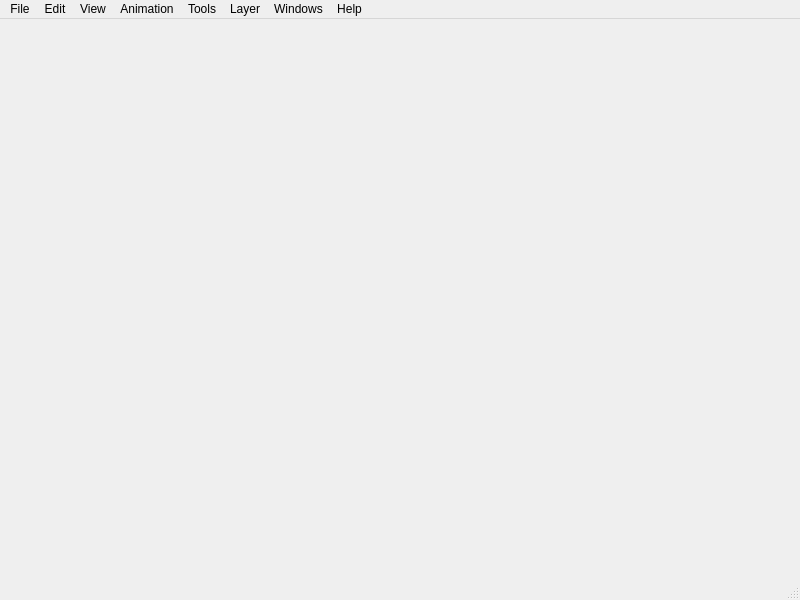
<?xml version="1.0" encoding="UTF-8"?>
<ui version="4.0">
 <class>MainWindow2</class>
 <widget class="QMainWindow" name="MainWindow2">
  <property name="geometry">
   <rect>
    <x>0</x>
    <y>0</y>
    <width>800</width>
    <height>600</height>
   </rect>
  </property>
  <property name="windowTitle">
   <string>MainWindow</string>
  </property>
  <property name="styleSheet">
   <string notr="true">this-&gt;setStyleSheet(&quot;background-color:yellow;&quot;);</string>
  </property>
  <widget class="BackgroundWidget" name="background">
   <layout class="QVBoxLayout" name="layout">
    <property name="spacing">
     <number>0</number>
    </property>
    <property name="leftMargin">
     <number>0</number>
    </property>
    <property name="topMargin">
     <number>0</number>
    </property>
    <property name="rightMargin">
     <number>0</number>
    </property>
    <property name="bottomMargin">
     <number>0</number>
    </property>
    <item>
     <widget class="ScribbleArea" name="scribbleArea" native="true">
      <property name="focusPolicy">
       <enum>Qt::StrongFocus</enum>
      </property>
     </widget>
    </item>
   </layout>
  </widget>
  <widget class="QStatusBar" name="statusbar"/>
  <widget class="QMenuBar" name="menubar">
   <property name="geometry">
    <rect>
     <x>0</x>
     <y>0</y>
     <width>800</width>
     <height>21</height>
    </rect>
   </property>
   <widget class="QMenu" name="menuFile">
    <property name="title">
     <string>File</string>
    </property>
    <widget class="QMenu" name="menuImport">
     <property name="title">
      <string>Import</string>
     </property>
     <addaction name="separator"/>
     <addaction name="actionImport_Image"/>
     <addaction name="actionImport_ImageSeq"/>
     <addaction name="actionImport_Movie"/>
     <addaction name="actionImport_Gif"/>
     <addaction name="actionImport_Sound"/>
     <addaction name="separator"/>
     <addaction name="actionImport_Palette"/>
    </widget>
    <widget class="QMenu" name="menuExport">
     <property name="title">
      <string>Export</string>
     </property>
     <addaction name="separator"/>
     <addaction name="actionExport_Movie"/>
     <addaction name="actionExport_ImageSeq"/>
     <addaction name="actionExport_Image"/>
     <addaction name="actionExport_Animated_GIF"/>
     <addaction name="separator"/>
     <addaction name="actionExport_Palette"/>
    </widget>
    <addaction name="actionNew"/>
    <addaction name="actionOpen"/>
    <addaction name="actionSave"/>
    <addaction name="actionSave_as"/>
    <addaction name="separator"/>
    <addaction name="menuImport"/>
    <addaction name="menuExport"/>
    <addaction name="separator"/>
    <addaction name="separator"/>
    <addaction name="actionExit"/>
   </widget>
   <widget class="QMenu" name="menuEdit">
    <property name="title">
     <string>Edit</string>
    </property>
    <widget class="QMenu" name="menuSelection">
     <property name="title">
      <string>Selection</string>
     </property>
     <addaction name="actionFlip_X"/>
     <addaction name="actionFlip_Y"/>
    </widget>
    <addaction name="actionUndo"/>
    <addaction name="actionRedo"/>
    <addaction name="separator"/>
    <addaction name="actionCut"/>
    <addaction name="actionCopy"/>
    <addaction name="actionPaste"/>
    <addaction name="actionClearFrame"/>
    <addaction name="separator"/>
    <addaction name="menuSelection"/>
    <addaction name="separator"/>
    <addaction name="actionSelect_All"/>
    <addaction name="actionDeselect_All"/>
    <addaction name="separator"/>
    <addaction name="actionPreference"/>
   </widget>
   <widget class="QMenu" name="menuView">
    <property name="title">
     <string>View</string>
    </property>
    <widget class="QMenu" name="menuOnion_Skin">
     <property name="title">
      <string>Onion Skin</string>
     </property>
     <addaction name="actionOnionPrev"/>
     <addaction name="actionOnionNext"/>
     <addaction name="actionMultiLayerOnionSkin"/>
    </widget>
    <addaction name="actionReset_View"/>
    <addaction name="separator"/>
    <addaction name="actionZoom_In"/>
    <addaction name="actionZoom_Out"/>
    <addaction name="separator"/>
    <addaction name="actionRotate_Clockwise"/>
    <addaction name="actionRotate_Anticlosewise"/>
    <addaction name="separator"/>
    <addaction name="actionHorizontal_Flip"/>
    <addaction name="actionVertical_Flip"/>
    <addaction name="separator"/>
    <addaction name="actionPreview"/>
    <addaction name="separator"/>
    <addaction name="actionGrid"/>
    <addaction name="separator"/>
    <addaction name="menuOnion_Skin"/>
   </widget>
   <widget class="QMenu" name="menuAnimation">
    <property name="title">
     <string>Animation</string>
    </property>
    <addaction name="actionPlay"/>
    <addaction name="actionLoop"/>
    <addaction name="actionLoopControl"/>
    <addaction name="separator"/>
    <addaction name="actionNext_Frame"/>
    <addaction name="actionPrevious_Frame"/>
    <addaction name="actionNext_KeyFrame"/>
    <addaction name="actionPrev_KeyFrame"/>
    <addaction name="separator"/>
    <addaction name="actionAdd_Frame"/>
    <addaction name="actionDuplicate_Frame"/>
    <addaction name="actionRemove_Frame"/>
    <addaction name="separator"/>
    <addaction name="actionMove_Frame_Forward"/>
    <addaction name="actionMove_Frame_Backward"/>
   </widget>
   <widget class="QMenu" name="menuTools">
    <property name="title">
     <string>Tools</string>
    </property>
    <addaction name="actionMove"/>
    <addaction name="actionSelect"/>
    <addaction name="actionBrush"/>
    <addaction name="actionPolyline"/>
    <addaction name="actionSmudge"/>
    <addaction name="actionPen"/>
    <addaction name="actionHand"/>
    <addaction name="actionPencil"/>
    <addaction name="actionBucket"/>
    <addaction name="actionEyedropper"/>
    <addaction name="actionEraser"/>
    <addaction name="actionPrevious_Tool"/>
    <addaction name="separator"/>
    <addaction name="actionResetToolsDefault"/>
   </widget>
   <widget class="QMenu" name="menuLayer">
    <property name="title">
     <string>Layer</string>
    </property>
    <addaction name="actionNew_Bitmap_Layer"/>
    <addaction name="actionNew_Vector_Layer"/>
    <addaction name="actionNew_Sound_Layer"/>
    <addaction name="actionNew_Camera_Layer"/>
    <addaction name="separator"/>
    <addaction name="actionDelete_Current_Layer"/>
   </widget>
   <widget class="QMenu" name="menuHelp">
    <property name="title">
     <string>Help</string>
    </property>
    <addaction name="actionHelp"/>
    <addaction name="actionQuick_Guide"/>
    <addaction name="separator"/>
    <addaction name="actionWebsite"/>
    <addaction name="actionReport_Bug"/>
    <addaction name="separator"/>
    <addaction name="actionAbout"/>
   </widget>
   <widget class="QMenu" name="menuWindows">
    <property name="title">
     <string>Windows</string>
    </property>
    <addaction name="actionReset_Windows"/>
   </widget>
   <addaction name="menuFile"/>
   <addaction name="menuEdit"/>
   <addaction name="menuView"/>
   <addaction name="menuAnimation"/>
   <addaction name="menuTools"/>
   <addaction name="menuLayer"/>
   <addaction name="menuWindows"/>
   <addaction name="menuHelp"/>
  </widget>
  <action name="actionNew">
   <property name="icon">
    <iconset resource="../data/app.qrc">
     <normaloff>:/icons/new.png</normaloff>:/icons/new.png</iconset>
   </property>
   <property name="text">
    <string>New</string>
   </property>
  </action>
  <action name="actionOpen">
   <property name="icon">
    <iconset resource="../data/app.qrc">
     <normaloff>:/icons/open.png</normaloff>:/icons/open.png</iconset>
   </property>
   <property name="text">
    <string>Open</string>
   </property>
  </action>
  <action name="actionSave">
   <property name="icon">
    <iconset resource="../data/app.qrc">
     <normaloff>:/icons/save.png</normaloff>:/icons/save.png</iconset>
   </property>
   <property name="text">
    <string>Save</string>
   </property>
  </action>
  <action name="actionSave_as">
   <property name="icon">
    <iconset resource="../data/app.qrc">
     <normaloff>:/icons/saveas.png</normaloff>:/icons/saveas.png</iconset>
   </property>
   <property name="text">
    <string>Save As...</string>
   </property>
  </action>
  <action name="actionExit">
   <property name="icon">
    <iconset resource="../data/app.qrc">
     <normaloff>:/icons/exit.png</normaloff>:/icons/exit.png</iconset>
   </property>
   <property name="text">
    <string>Exit</string>
   </property>
  </action>
  <action name="actionExport_ImageSeq">
   <property name="text">
    <string>Image Sequence...</string>
   </property>
  </action>
  <action name="actionExport_Image">
   <property name="text">
    <string>Image...</string>
   </property>
  </action>
  <action name="actionExport_Movie">
   <property name="text">
    <string>Movie...</string>
   </property>
   <property name="visible">
    <bool>true</bool>
   </property>
  </action>
  <action name="actionExport_Palette">
   <property name="text">
    <string>Palette...</string>
   </property>
  </action>
  <action name="actionImport_Image">
   <property name="text">
    <string>Image...</string>
   </property>
  </action>
  <action name="actionImport_ImageSeq">
   <property name="text">
    <string>Image Sequence...</string>
   </property>
  </action>
  <action name="actionImport_Movie">
   <property name="text">
    <string>Movie...</string>
   </property>
   <property name="visible">
    <bool>false</bool>
   </property>
  </action>
  <action name="actionImport_Sound">
   <property name="text">
    <string>Sound...</string>
   </property>
  </action>
  <action name="actionImport_Palette">
   <property name="text">
    <string>Palette...</string>
   </property>
  </action>
  <action name="actionUndo">
   <property name="icon">
    <iconset resource="../data/app.qrc">
     <normaloff>:/icons/undo.png</normaloff>:/icons/undo.png</iconset>
   </property>
   <property name="text">
    <string>Undo</string>
   </property>
  </action>
  <action name="actionRedo">
   <property name="enabled">
    <bool>false</bool>
   </property>
   <property name="icon">
    <iconset resource="../data/app.qrc">
     <normaloff>:/icons/redo.png</normaloff>:/icons/redo.png</iconset>
   </property>
   <property name="text">
    <string>Redo</string>
   </property>
  </action>
  <action name="actionCut">
   <property name="icon">
    <iconset resource="../data/app.qrc">
     <normaloff>:/icons/cut.png</normaloff>:/icons/cut.png</iconset>
   </property>
   <property name="text">
    <string>Cut</string>
   </property>
  </action>
  <action name="actionCopy">
   <property name="icon">
    <iconset resource="../data/app.qrc">
     <normaloff>:/icons/copy.png</normaloff>:/icons/copy.png</iconset>
   </property>
   <property name="text">
    <string>Copy</string>
   </property>
  </action>
  <action name="actionPaste">
   <property name="icon">
    <iconset resource="../data/app.qrc">
     <normaloff>:/icons/paste.png</normaloff>:/icons/paste.png</iconset>
   </property>
   <property name="text">
    <string>Paste</string>
   </property>
  </action>
  <action name="actionCrop">
   <property name="text">
    <string>Crop</string>
   </property>
  </action>
  <action name="actionCrop_To_Selection">
   <property name="text">
    <string>Crop To Selection</string>
   </property>
  </action>
  <action name="actionSelect_All">
   <property name="text">
    <string>Select All</string>
   </property>
  </action>
  <action name="actionDeselect_All">
   <property name="text">
    <string>Deselect All</string>
   </property>
  </action>
  <action name="actionClearFrame">
   <property name="icon">
    <iconset resource="../data/app.qrc">
     <normaloff>:/icons/clear.png</normaloff>:/icons/clear.png</iconset>
   </property>
   <property name="text">
    <string>Clear Frame</string>
   </property>
  </action>
  <action name="actionPreference">
   <property name="text">
    <string>Preferences</string>
   </property>
   <property name="menuRole">
    <enum>QAction::PreferencesRole</enum>
   </property>
  </action>
  <action name="actionReset_Windows">
   <property name="text">
    <string>Reset Windows</string>
   </property>
  </action>
  <action name="actionZoom_In">
   <property name="icon">
    <iconset resource="../data/app.qrc">
     <normaloff>:/icons/magnify.png</normaloff>:/icons/magnify.png</iconset>
   </property>
   <property name="text">
    <string>Zoom In</string>
   </property>
  </action>
  <action name="actionZoom_Out">
   <property name="icon">
    <iconset resource="../data/app.qrc">
     <normaloff>:/icons/magnify.png</normaloff>:/icons/magnify.png</iconset>
   </property>
   <property name="text">
    <string>Zoom Out</string>
   </property>
  </action>
  <action name="actionRotate_Clockwise">
   <property name="text">
    <string>Rotate Clockwise</string>
   </property>
  </action>
  <action name="actionRotate_Anticlosewise">
   <property name="text">
    <string>Rotate AntiClosewise</string>
   </property>
  </action>
  <action name="actionReset_View">
   <property name="text">
    <string>Reset Zoom/Rotate</string>
   </property>
  </action>
  <action name="actionHorizontal_Flip">
   <property name="icon">
    <iconset>
     <normaloff>:/icons/mirror.png</normaloff>:/icons/mirror.png</iconset>
   </property>
   <property name="text">
    <string>Horizontal Flip</string>
   </property>
  </action>
  <action name="actionVertical_Flip">
   <property name="icon">
    <iconset>
     <normaloff>:/icons/mirrorV.png</normaloff>:/icons/mirrorV.png</iconset>
   </property>
   <property name="text">
    <string>Vertical Flip</string>
   </property>
  </action>
  <action name="actionPreview">
   <property name="enabled">
    <bool>false</bool>
   </property>
   <property name="text">
    <string>Preview</string>
   </property>
  </action>
  <action name="actionGrid">
   <property name="checkable">
    <bool>true</bool>
   </property>
   <property name="text">
    <string>Grid</string>
   </property>
  </action>
  <action name="actionOnionPrev">
   <property name="checkable">
    <bool>true</bool>
   </property>
   <property name="icon">
    <iconset resource="../data/app.qrc">
     <normaloff>:/app/icons/onionPrev.png</normaloff>:/app/icons/onionPrev.png</iconset>
   </property>
   <property name="text">
    <string>Previous</string>
   </property>
   <property name="statusTip">
    <string>Show previous onion skin</string>
   </property>
  </action>
  <action name="actionOnionNext">
   <property name="checkable">
    <bool>true</bool>
   </property>
   <property name="icon">
    <iconset resource="../data/app.qrc">
     <normaloff>:/app/icons/onionNext.png</normaloff>:/app/icons/onionNext.png</iconset>
   </property>
   <property name="text">
    <string>Next</string>
   </property>
   <property name="statusTip">
    <string>Show next onion skin</string>
   </property>
  </action>
  <action name="actionPlay">
   <property name="icon">
    <iconset resource="../data/app.qrc">
     <normaloff>:/icons/controls/play.png</normaloff>:/icons/controls/play.png</iconset>
   </property>
   <property name="text">
    <string>Play</string>
   </property>
  </action>
  <action name="actionLoop">
   <property name="checkable">
    <bool>true</bool>
   </property>
   <property name="icon">
    <iconset resource="../data/app.qrc">
     <normaloff>:/icons/controls/loop.png</normaloff>:/icons/controls/loop.png</iconset>
   </property>
   <property name="text">
    <string>Loop</string>
   </property>
  </action>
  <action name="actionNext_Frame">
   <property name="icon">
    <iconset resource="../data/app.qrc">
     <normaloff>:/icons/next.png</normaloff>:/icons/next.png</iconset>
   </property>
   <property name="text">
    <string>Next Frame</string>
   </property>
  </action>
  <action name="actionPrevious_Frame">
   <property name="icon">
    <iconset resource="../data/app.qrc">
     <normaloff>:/icons/prev.png</normaloff>:/icons/prev.png</iconset>
   </property>
   <property name="text">
    <string>Previous Frame</string>
   </property>
  </action>
  <action name="actionExtend_Frame">
   <property name="text">
    <string>Extend Frame</string>
   </property>
  </action>
  <action name="actionAdd_Frame">
   <property name="icon">
    <iconset resource="../data/app.qrc">
     <normaloff>:/icons/add.png</normaloff>:/icons/add.png</iconset>
   </property>
   <property name="text">
    <string>Add Frame</string>
   </property>
  </action>
  <action name="actionDuplicate_Frame">
   <property name="icon">
    <iconset resource="../data/app.qrc">
     <normaloff>:/icons/controls/duplicate.png</normaloff>:/icons/controls/duplicate.png</iconset>
   </property>
   <property name="text">
    <string>Duplicate Frame</string>
   </property>
  </action>
  <action name="actionRemove_Frame">
   <property name="icon">
    <iconset resource="../data/app.qrc">
     <normaloff>:/icons/remove.png</normaloff>:/icons/remove.png</iconset>
   </property>
   <property name="text">
    <string>Remove Frame</string>
   </property>
  </action>
  <action name="actionMove">
   <property name="icon">
    <iconset resource="../data/app.qrc">
     <normaloff>:/icons/new/svg/arrow.svg</normaloff>:/icons/new/svg/arrow.svg</iconset>
   </property>
   <property name="text">
    <string>Move</string>
   </property>
  </action>
  <action name="actionClear">
   <property name="icon">
    <iconset resource="../data/app.qrc">
     <normaloff>:/icons/clear.png</normaloff>:/icons/clear.png</iconset>
   </property>
   <property name="text">
    <string>Clear Frame</string>
   </property>
  </action>
  <action name="actionSelect">
   <property name="icon">
    <iconset resource="../data/app.qrc">
     <normaloff>:/icons/new/svg/selection.svg</normaloff>:/icons/new/svg/selection.svg</iconset>
   </property>
   <property name="text">
    <string>Select</string>
   </property>
  </action>
  <action name="actionBrush">
   <property name="icon">
    <iconset resource="../data/app.qrc">
     <normaloff>:/icons/new/svg/brush_detailed.svg</normaloff>:/icons/new/svg/brush_detailed.svg</iconset>
   </property>
   <property name="text">
    <string>Brush</string>
   </property>
  </action>
  <action name="actionPolyline">
   <property name="icon">
    <iconset resource="../data/app.qrc">
     <normaloff>:/icons/new/svg/line.svg</normaloff>:/icons/new/svg/line.svg</iconset>
   </property>
   <property name="text">
    <string>Polyline</string>
   </property>
  </action>
  <action name="actionSmudge">
   <property name="icon">
    <iconset resource="../data/app.qrc">
     <normaloff>:/icons/new/svg/smudge_detailed.svg</normaloff>:/icons/new/svg/smudge_detailed.svg</iconset>
   </property>
   <property name="text">
    <string>Smudge</string>
   </property>
  </action>
  <action name="actionPen">
   <property name="icon">
    <iconset resource="../data/app.qrc">
     <normaloff>:/icons/new/svg/pen_detailed.svg</normaloff>:/icons/new/svg/pen_detailed.svg</iconset>
   </property>
   <property name="text">
    <string>Pen</string>
   </property>
  </action>
  <action name="actionHand">
   <property name="icon">
    <iconset resource="../data/app.qrc">
     <normaloff>:/icons/new/svg/hand_detailed.svg</normaloff>:/icons/new/svg/hand_detailed.svg</iconset>
   </property>
   <property name="text">
    <string>Hand</string>
   </property>
  </action>
  <action name="actionPencil">
   <property name="icon">
    <iconset resource="../data/app.qrc">
     <normaloff>:/icons/new/svg/pencil_detailed.svg</normaloff>:/icons/new/svg/pencil_detailed.svg</iconset>
   </property>
   <property name="text">
    <string>Pencil</string>
   </property>
  </action>
  <action name="actionBucket">
   <property name="icon">
    <iconset resource="../data/app.qrc">
     <normaloff>:/icons/new/svg/bucket_detailed.svg</normaloff>:/icons/new/svg/bucket_detailed.svg</iconset>
   </property>
   <property name="text">
    <string>Bucket</string>
   </property>
  </action>
  <action name="actionEyedropper">
   <property name="icon">
    <iconset resource="../data/app.qrc">
     <normaloff>:/icons/new/svg/eyedropper_detailed.svg</normaloff>:/icons/new/svg/eyedropper_detailed.svg</iconset>
   </property>
   <property name="text">
    <string>Eyedropper</string>
   </property>
  </action>
  <action name="actionEraser">
   <property name="icon">
    <iconset resource="../data/app.qrc">
     <normaloff>:/icons/new/svg/eraser_detailed.svg</normaloff>:/icons/new/svg/eraser_detailed.svg</iconset>
   </property>
   <property name="text">
    <string>Eraser</string>
   </property>
  </action>
  <action name="actionNew_Bitmap_Layer">
   <property name="icon">
    <iconset resource="../data/app.qrc">
     <normaloff>:/icons/layer-bitmap.png</normaloff>:/icons/layer-bitmap.png</iconset>
   </property>
   <property name="text">
    <string>New Bitmap Layer</string>
   </property>
  </action>
  <action name="actionNew_Vector_Layer">
   <property name="icon">
    <iconset resource="../data/app.qrc">
     <normaloff>:/icons/layer-vector.png</normaloff>:/icons/layer-vector.png</iconset>
   </property>
   <property name="text">
    <string>New Vector Layer</string>
   </property>
  </action>
  <action name="actionNew_Sound_Layer">
   <property name="icon">
    <iconset resource="../data/app.qrc">
     <normaloff>:/icons/layer-sound.png</normaloff>:/icons/layer-sound.png</iconset>
   </property>
   <property name="text">
    <string>New Sound Layer</string>
   </property>
  </action>
  <action name="actionNew_Camera_Layer">
   <property name="icon">
    <iconset resource="../data/app.qrc">
     <normaloff>:/icons/layer-camera.png</normaloff>:/icons/layer-camera.png</iconset>
   </property>
   <property name="text">
    <string>New Camera Layer</string>
   </property>
  </action>
  <action name="actionDelete_Current_Layer">
   <property name="text">
    <string>Delete Current Layer</string>
   </property>
  </action>
  <action name="actionHelp">
   <property name="text">
    <string>Help</string>
   </property>
  </action>
  <action name="actionAbout">
   <property name="text">
    <string>About</string>
   </property>
  </action>
  <action name="actionResetToolsDefault">
   <property name="text">
    <string>Reset to default</string>
   </property>
   <property name="toolTip">
    <string>Reset to default</string>
   </property>
  </action>
  <action name="actionNext_KeyFrame">
   <property name="icon">
    <iconset>
     <normalon>:/icons/next.png</normalon>
    </iconset>
   </property>
   <property name="text">
    <string>Next KeyFrame</string>
   </property>
   <property name="toolTip">
    <string>Next KeyFrame</string>
   </property>
  </action>
  <action name="actionPrev_KeyFrame">
   <property name="icon">
    <iconset>
     <normalon>:/icons/prev.png</normalon>
    </iconset>
   </property>
   <property name="text">
    <string>Previous KeyFrame</string>
   </property>
   <property name="toolTip">
    <string>Previous KeyFrame</string>
   </property>
  </action>
  <action name="actionMultiLayerOnionSkin">
   <property name="checkable">
    <bool>true</bool>
   </property>
   <property name="checked">
    <bool>true</bool>
   </property>
   <property name="text">
    <string>MultiLayer Onion Skin</string>
   </property>
  </action>
  <action name="actionLoopControl">
   <property name="checkable">
    <bool>true</bool>
   </property>
   <property name="enabled">
    <bool>true</bool>
   </property>
   <property name="text">
    <string>Range</string>
   </property>
  </action>
  <action name="actionToolsWidget">
   <property name="checkable">
    <bool>true</bool>
   </property>
   <property name="text">
    <string>Tools</string>
   </property>
  </action>
  <action name="actionTimeline">
   <property name="checkable">
    <bool>true</bool>
   </property>
   <property name="text">
    <string>Timeline</string>
   </property>
  </action>
  <action name="actionOptionsWidget">
   <property name="checkable">
    <bool>true</bool>
   </property>
   <property name="text">
    <string>Options</string>
   </property>
  </action>
  <action name="actionColorWheel">
   <property name="checkable">
    <bool>true</bool>
   </property>
   <property name="text">
    <string>Color Wheel</string>
   </property>
  </action>
  <action name="actionColorPalette">
   <property name="checkable">
    <bool>true</bool>
   </property>
   <property name="text">
    <string>Color Palette</string>
   </property>
  </action>
  <action name="actionDisplayOptions">
   <property name="checkable">
    <bool>true</bool>
   </property>
   <property name="text">
    <string>Display Options</string>
   </property>
  </action>
  <action name="actionFlip_X">
   <property name="text">
    <string>Flip X</string>
   </property>
  </action>
  <action name="actionFlip_Y">
   <property name="text">
    <string>Flip Y</string>
   </property>
  </action>
  <action name="actionMove_Frame_Forward">
   <property name="text">
    <string>Move Frame Forward</string>
   </property>
  </action>
  <action name="actionMove_Frame_Backward">
   <property name="text">
    <string>Move Frame Backward</string>
   </property>
  </action>
  <action name="actionWebsite">
   <property name="text">
    <string>Pencil2D Website</string>
   </property>
  </action>
  <action name="actionReport_Bug">
   <property name="text">
    <string>Report a Bug</string>
   </property>
  </action>
  <action name="actionQuick_Guide">
   <property name="text">
    <string>Quick Reference Guide</string>
   </property>
   <property name="shortcut">
    <string>F1</string>
   </property>
  </action>
  <action name="actionImport_Gif">
   <property name="text">
    <string>Animated GIF...</string>
   </property>
  </action>
  <action name="actionExport_Animated_GIF">
   <property name="text">
    <string>Animated GIF...</string>
   </property>
  </action>
  <action name="actionPrevious_Tool">
   <property name="text">
    <string>Revert to previous tool</string>
   </property>
   <property name="toolTip">
    <string>Makes the previous tool the current one</string>
   </property>
  </action>
 </widget>
 <customwidgets>
  <customwidget>
   <class>BackgroundWidget</class>
   <extends>QWidget</extends>
   <header>backgroundwidget.h</header>
   <container>1</container>
  </customwidget>
  <customwidget>
   <class>ScribbleArea</class>
   <extends>QWidget</extends>
   <header>scribblearea.h</header>
   <container>1</container>
  </customwidget>
 </customwidgets>
 <resources>
  <include location="../data/app.qrc"/>
 </resources>
 <connections/>
 <slots>
  <slot>dockAllSubWidgets()</slot>
  <slot>undoActSetText()</slot>
  <slot>undoActSetEnabled()</slot>
 </slots>
</ui>
